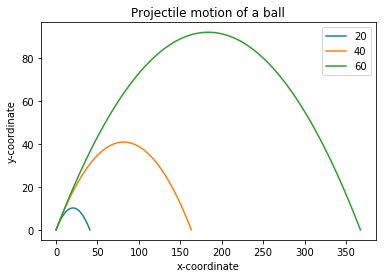

Generate this figure with Python:
from projectile_motion import *
from matplotlib.pyplot import legend

if __name__ == '__main__':
    u_list = [20, 40, 60]
    theta = 45
    for u in u_list:
        draw_trajectory(u, theta)

    plt.legend(['20', '40', '60'])
    plt.show()
